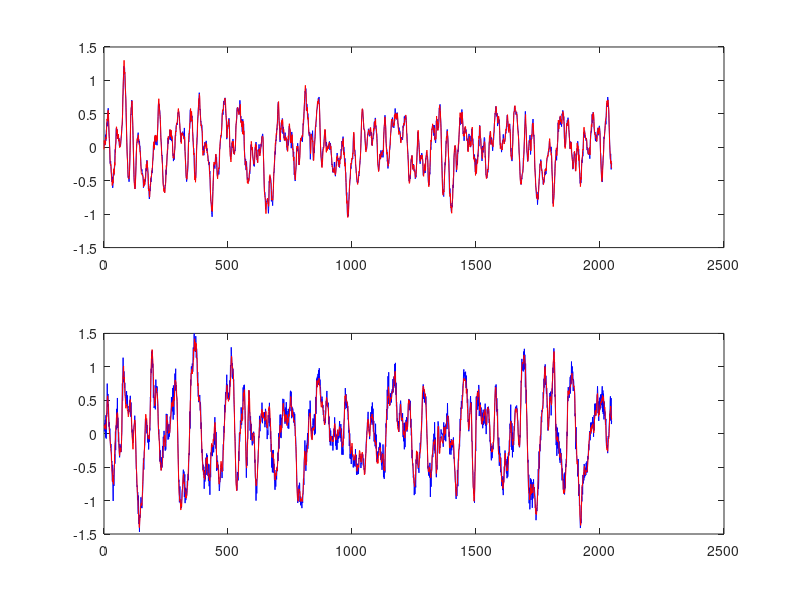

MATLAB code to generate this figure:
%{
Contributed by:
	Favoreel
	KULeuven
	Departement Electrotechniek ESAT/SISTA
Kardinaal Mercierlaan 94
B-3001 Leuven
Belgium
	wouter.favoreel@esat.kuleuven.ac.be
Description:
	Data from the mechanical construction of a CD player arm.  
	The inputs are the forces of the mechanical actuators
  	while the outputs are related to the tracking accuracy of the arm.
  	The data was measured in closed loop, and then through a two-step
  	procedure converted to open loop equivalent data
    	The inputs are highly colored.
Sampling:
Number:
	2048
Inputs:
	u: forces of the mechanical actuators
Outputs:
	y: tracking accuracy of the arm
References:
  	We are grateful to R. de Callafon of the
    	Mechanical Engineering Systems and Control group of Delft, who
    	provided us with these data.
	
	- Van Den Hof P., Schrama R.J.P., An Indirect Method for Transfer 
	  Function Estimation From Closed Loop Data. Automatica, Vol. 29, 
	  no. 6, pp. 1523-1527, 1993.

Properties: 
Columns:
	Column 1: input u1
	Column 2: input u2
	Column 1: output y1
	Column 2: output y2
Category:
	mechanical systems

%}

clear all, close all, clc

load CD_player_arm-1.dat
U=CD_player_arm_1(:,1:2);
Y=CD_player_arm_1(:,3:4);


dat = iddata (Y, U)

% [sys, x0] = moen4 (dat, 8, 's', 15)     % s=15, n=8
[sys, x0] = moen4 (dat, 8, 's', 15, 'noise', 'k')     % s=15, n=8



%[y, t] = lsim (sys, U, [], x0);
[y, t] = lsim (sys, [U, Y], [], x0);


err = norm (Y - y, 1) / norm (Y, 1)

figure (1)
p = columns (Y);
for k = 1 : p
  subplot (2, 1, k)
  plot (t, Y(:,k), 'b', t, y(:,k), 'r')
endfor


